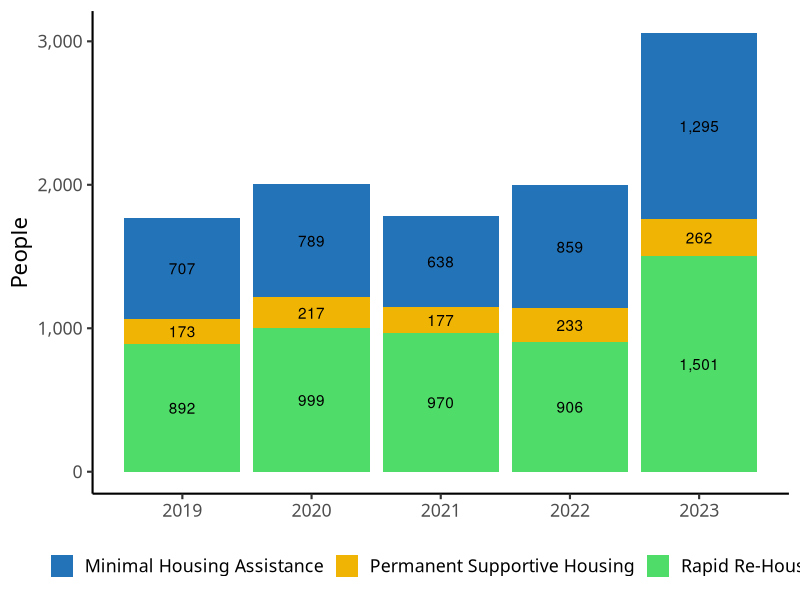

Recreate this plot in R.
# Load Packages -----------------------------------------------------------


library(tidyverse)
library(scales)


# Define Colors -----------------------------------------------------------

echo_blue <- "#2373b9"
echo_yellow <- "#f0b405"
echo_green <- "#50dc69"


# Define Theme ------------------------------------------------------------

theme_echo <- function() {
  theme_classic(
    base_size = 16,
    base_family = "Lora"
  ) +
    theme(legend.position = "bottom")
}

theme_set(theme_echo())

# Import Data -------------------------------------------------------------

housing_moves <-
  read_csv("data-raw/housing_moves.csv") |>
  mutate(people_formatted = comma(people))


# Plot --------------------------------------------------------------------

housing_moves |>
  ggplot(
    aes(
      x = year,
      y = people,
      fill = program,
      label = people_formatted
    )
  ) +
  geom_col() +
  geom_text(
    position = position_stack(
      vjust = 0.5
    )
  ) +
  scale_y_continuous(
    labels = comma_format()
  ) +
  scale_fill_manual(
    values = c(
      "Minimal Housing Assistance" = echo_blue,
      "Permanent Supportive Housing" = echo_yellow,
      "Rapid Re-Housing" = echo_green
    )
  ) +
  labs(
    y = "People",
    x = NULL,
    fill = NULL
  )

# Plot -----------------Client histogram---------------------------

client_years <-
  read_csv("data-raw/Client_Counts.csv")

clients_overTime <- ggplot(client_years,
                           aes(x = factor(Year),  
                               y = n)) +
  geom_col(fill = "#1c4750", width = .6) +
  geom_text(aes(label = comma(n)),
            color = 'black',
            family = 'Lora',
            vjust = -.3,
            size = 24 / .pt) +
  scale_y_continuous(
    limits = c(0, 30000),
    breaks = seq(0, 30000, by = 10000),
    labels = comma,
    expand = c(0, 0.)
  ) +
  labs(x = NULL, y = "People Served") +
  theme_classic() +
  theme(
    text = element_text(family = 'Lora'),
    legend.position = 'none',
    panel.grid.minor.x = element_blank(),
    axis.title = element_text(size = 24),
    axis.text = element_text(size = 24)
  )
